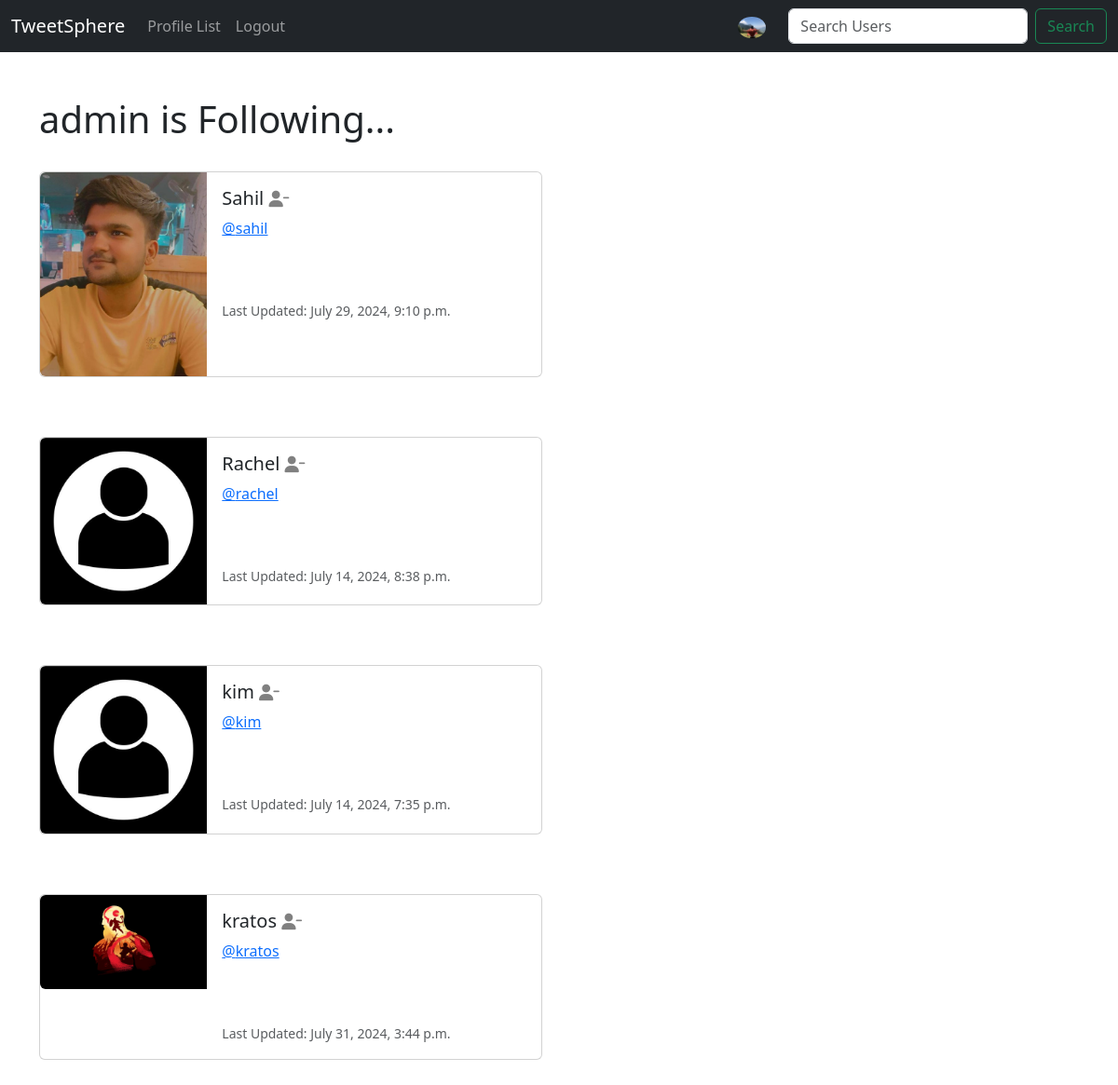
The app's page /profile/follows/3 (signed in) with its own data.
### TweetSphere/models.py (models this page shows, shortened)
class Profile(models.Model):
    user = models.OneToOneField(User, on_delete=models.CASCADE)  # One-to-one relationship with User
    follows = models.ManyToManyField(
        "self",
        related_name="followed_by",
        symmetrical=False,  # Relationship is not symmetrical (user A can follow user B without B following A)
        blank=True
    )
    date_modified = models.DateTimeField(auto_now=True)  # Automatically set to the current time when modified
    profile_image = models.ImageField(null=True, blank=True, upload_to="images/")  # Profile picture
    profile_bio = models.CharField(null=True, blank=True, max_length=500)  # User biography
    facebook_link = models.CharField(null=True, blank=True, max_length=100)  # Facebook profile link
    instagram_link = models.CharField(null=True, blank=True, max_length=100)  # Instagram profile link

### TweetSphere/views.py (the view)
# urls.py: path('profile/follows/<int:pk>', views.follows, name='follows'),
def follows(request, pk):
    if request.user.is_authenticated:
        if request.user.id == pk:
            profiles = Profile.objects.get(user_id=pk)
            return render(request, 'follows.html', {"profiles": profiles})
        else:
            messages.success(request, "That's not your profile page...")
            return redirect('home')
    else:
        messages.success(request, "You must be logged in to view this page...")
        return redirect('home')

### TweetSphere/templates/follows.html
{% extends 'base.html' %}
{% load static %}
{% block content %}
	<h1>{{ request.user.username }} is Following...</h1>
<br/>
{% if profiles %}
	{% for profile in profiles.follows.all %}
		<div class="card mb-3" style="max-width: 540px;">
  <div class="row g-0">
    <div class="col-md-4">
      {% if profile.profile_image %}
      <img src="{{ profile.profile_image.url }}" width=200 height=200 class="img-fluid rounded-start" alt="{{profile.user.username}}">
      {% else %}
      <img src="{% static 'images/default_profile_pic.jpg' %}" class="img-fluid rounded-start" alt="Profile image">
      {% endif %}
    </div>
    <div class="col-md-8">
      <div class="card-body">
        <h5 class="card-title">{{ profile.user.username }}
        {% if profile in profiles.follows.all %}
<a href="{% url 'unfollow' profile.user.id %}">
<i class="fa fa-user-minus small" style="color:gray"></i>
  </a>
           {% else %}
 <a href="{% url 'follow' profile.user.id %}">
 <i class="fa fa-user-plus small" style="color:gray"></i>
  </a>
           {% endif %}
        </h5>
        <p class="card-text"><a href="{% url 'profile' profile.user.id %}">@{{ profile.user.username|lower }}</a></p>
        <br/><br/>
        <p class="card-text"><small class="text-muted">Last Updated: {{ profile.date_modified }}</small></p>
      </div>
    </div>
  </div>
</div>
<br/><br/>
	{% endfor %}
{% endif %}
{% endblock %}

### TweetSphere/templates/navbar.html (shortened to what this page needs)
{% load static %}
<nav class="navbar navbar-expand-lg navbar-dark bg-dark">
    <div class="container-fluid">
      <a class="navbar-brand" href="{% url 'home' %}">TweetSphere</a>
      <div class="collapse navbar-collapse" id="navbarSupportedContent">
        <ul class="navbar-nav me-auto mb-2 mb-lg-0">
          <li class="nav-item">
            <a class="nav-link" href="{% url 'profile_list' %}">Profile List</a>
          </li>
          {% if user.is_authenticated %}
          <li class="nav-item">
          <a class="nav-link" href="{% url 'logout' %}">Logout</a>
        </li>
          {% else %}
          <a class="nav-link" href="{% url 'register' %}">Register</a>
          <a class="nav-link" href="{% url 'login' %}">Login</a>
          {% endif%}
        </ul>
        {% if user.is_authenticated %}
        <ul class="navbar-nav ml-auto">
          <li class="nav-link navbar-brand">
            <a href="{% url 'profile' request.user.id %}" >
              {% if user.profile.profile_image %}
            <img src="{{ user.profile.profile_image.url }}" class="rounded-circle" width="30">
            {% else %}
            <img src="{% static 'images/default_profile_pic.jpg' %}" class="img-fluid rounded-circle" alt="Profile image" width="30">
            {% endif %}
            </a>
          </li>
        </ul>
        {% endif %}
        <form class="d-flex" role="search" method="GET" action="{% url 'search_users' %}">
          <input class="form-control me-2" type="search" name="query" placeholder="Search Users" aria-label="Search">
          <button class="btn btn-outline-success" type="submit">Search</button>
        </form>
      </div>
    </div>
  </nav>

### records on screen
Profile: profile_image (picture), user.username "Sahil", user.username "sahil", date_modified "July 29, 2024, 9:10 p.m."
Profile: user.username "Rachel", user.username "rachel", date_modified "July 14, 2024, 8:38 p.m."
Profile: user.username "kim", date_modified "July 14, 2024, 7:35 p.m."
Profile: profile_image (picture), user.username "kratos", date_modified "July 31, 2024, 3:44 p.m."

### other values on screen
{{ request.user.username }} "admin"
